Frame 1 (no input): blank canvas, image omitted
Frame 60 (no input): blank canvas, image omitted
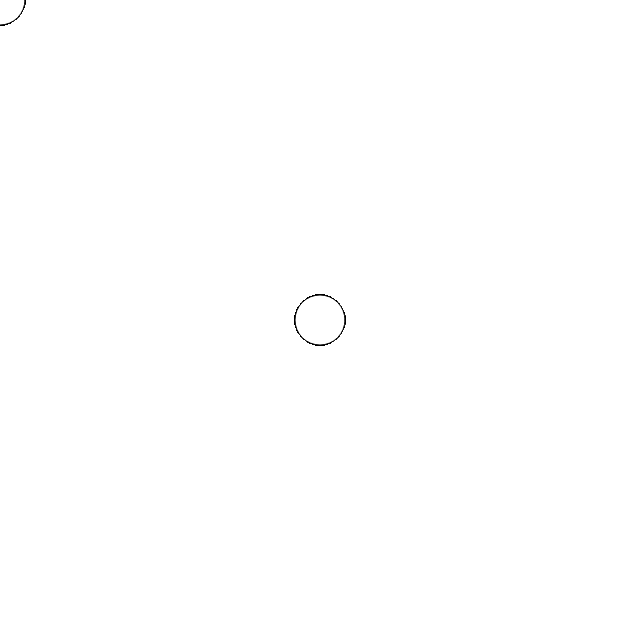
Frame 120 (the mouse pressed at the canvas centre since frame 60)

The p5.js sketch whose frames 1 and 60 were blank and that drew this single picture after the mouse press (run headless with seeded random() and noise() and a simulated clock; from frame 60 on, the mouse is pressed at the canvas centre):

// p5.js sketch
// ── sketch.js
function setup() {
    // put setup code here
    createCanvas(640, 640);
    background(255);
}

function draw() {
    // put drawing code here
    ellipse(mouseX, mouseY, 50, 50);
}
